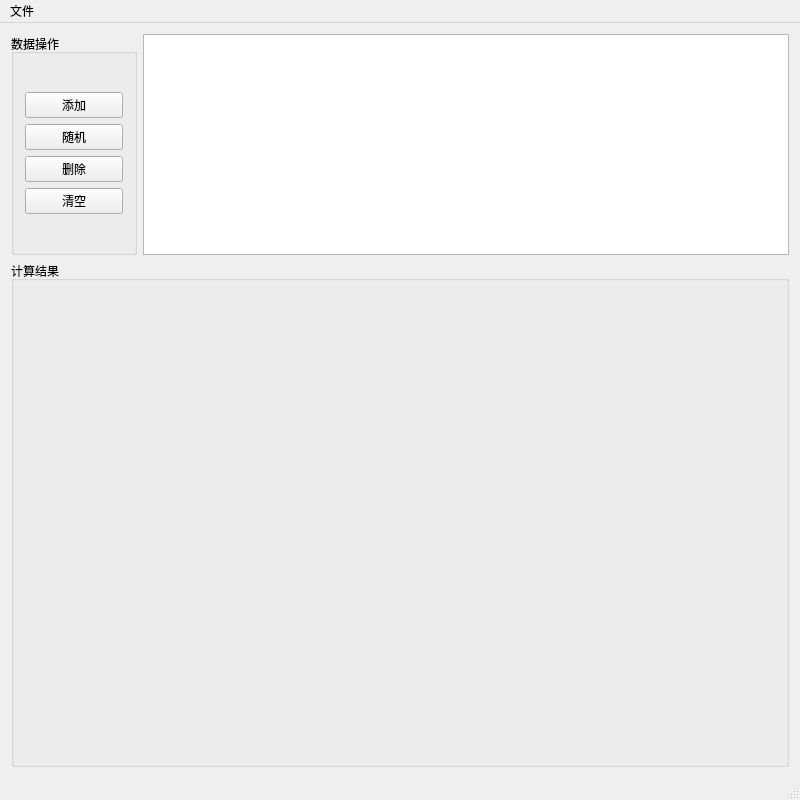
<?xml version="1.0" encoding="UTF-8"?>
<ui version="4.0">
 <class>MainWindow</class>
 <widget class="QMainWindow" name="MainWindow">
  <property name="geometry">
   <rect>
    <x>0</x>
    <y>0</y>
    <width>800</width>
    <height>800</height>
   </rect>
  </property>
  <property name="windowTitle">
   <string>校园光纤</string>
  </property>
  <widget class="QWidget" name="centralWidget">
   <layout class="QVBoxLayout" name="verticalLayout_2">
    <item>
     <layout class="QHBoxLayout" name="horizontalLayout" stretch="0,0">
      <property name="spacing">
       <number>6</number>
      </property>
      <property name="sizeConstraint">
       <enum>QLayout::SetDefaultConstraint</enum>
      </property>
      <item>
       <widget class="QGroupBox" name="groupBox">
        <property name="sizePolicy">
         <sizepolicy hsizetype="Expanding" vsizetype="Expanding">
          <horstretch>0</horstretch>
          <verstretch>0</verstretch>
         </sizepolicy>
        </property>
        <property name="minimumSize">
         <size>
          <width>126</width>
          <height>221</height>
         </size>
        </property>
        <property name="maximumSize">
         <size>
          <width>126</width>
          <height>221</height>
         </size>
        </property>
        <property name="title">
         <string>数据操作</string>
        </property>
        <layout class="QVBoxLayout" name="verticalLayout_4">
         <item>
          <layout class="QVBoxLayout" name="verticalLayout">
           <item>
            <widget class="QPushButton" name="pushButton_add">
             <property name="text">
              <string>添加</string>
             </property>
            </widget>
           </item>
           <item>
            <widget class="QPushButton" name="pushButton_random">
             <property name="text">
              <string>随机</string>
             </property>
            </widget>
           </item>
           <item>
            <widget class="QPushButton" name="pushButton_delete">
             <property name="text">
              <string>删除</string>
             </property>
            </widget>
           </item>
           <item>
            <widget class="QPushButton" name="pushButton_clear">
             <property name="text">
              <string>清空</string>
             </property>
            </widget>
           </item>
          </layout>
         </item>
        </layout>
       </widget>
      </item>
      <item>
       <widget class="QTableWidget" name="tableWidget_buildings">
        <property name="minimumSize">
         <size>
          <width>600</width>
          <height>221</height>
         </size>
        </property>
        <property name="maximumSize">
         <size>
          <width>16777215</width>
          <height>221</height>
         </size>
        </property>
        <property name="tabletTracking">
         <bool>false</bool>
        </property>
        <property name="autoFillBackground">
         <bool>false</bool>
        </property>
        <property name="verticalScrollBarPolicy">
         <enum>Qt::ScrollBarAsNeeded</enum>
        </property>
        <property name="horizontalScrollBarPolicy">
         <enum>Qt::ScrollBarAsNeeded</enum>
        </property>
        <property name="sizeAdjustPolicy">
         <enum>QAbstractScrollArea::AdjustToContents</enum>
        </property>
        <property name="autoScroll">
         <bool>true</bool>
        </property>
        <property name="autoScrollMargin">
         <number>16</number>
        </property>
        <property name="editTriggers">
         <set>QAbstractItemView::NoEditTriggers</set>
        </property>
        <property name="tabKeyNavigation">
         <bool>true</bool>
        </property>
        <property name="showDropIndicator" stdset="0">
         <bool>false</bool>
        </property>
        <property name="alternatingRowColors">
         <bool>true</bool>
        </property>
        <property name="selectionMode">
         <enum>QAbstractItemView::SingleSelection</enum>
        </property>
        <property name="selectionBehavior">
         <enum>QAbstractItemView::SelectRows</enum>
        </property>
        <property name="textElideMode">
         <enum>Qt::ElideRight</enum>
        </property>
        <property name="showGrid">
         <bool>true</bool>
        </property>
        <property name="gridStyle">
         <enum>Qt::SolidLine</enum>
        </property>
        <property name="wordWrap">
         <bool>true</bool>
        </property>
        <property name="cornerButtonEnabled">
         <bool>false</bool>
        </property>
        <property name="columnCount">
         <number>3</number>
        </property>
        <attribute name="horizontalHeaderVisible">
         <bool>false</bool>
        </attribute>
        <attribute name="horizontalHeaderCascadingSectionResizes">
         <bool>true</bool>
        </attribute>
        <attribute name="horizontalHeaderDefaultSectionSize">
         <number>190</number>
        </attribute>
        <attribute name="horizontalHeaderShowSortIndicator" stdset="0">
         <bool>false</bool>
        </attribute>
        <attribute name="horizontalHeaderStretchLastSection">
         <bool>true</bool>
        </attribute>
        <column/>
        <column/>
        <column/>
       </widget>
      </item>
     </layout>
    </item>
    <item>
     <widget class="QGroupBox" name="groupBox_2">
      <property name="minimumSize">
       <size>
        <width>0</width>
        <height>500</height>
       </size>
      </property>
      <property name="title">
       <string>计算结果</string>
      </property>
      <layout class="QVBoxLayout" name="verticalLayout_3">
       <item>
        <widget class="ResultWidget" name="widget_result" native="true">
         <property name="sizePolicy">
          <sizepolicy hsizetype="Expanding" vsizetype="Expanding">
           <horstretch>0</horstretch>
           <verstretch>0</verstretch>
          </sizepolicy>
         </property>
         <property name="toolTipDuration">
          <number>-1</number>
         </property>
        </widget>
       </item>
      </layout>
     </widget>
    </item>
   </layout>
  </widget>
  <widget class="QMenuBar" name="menuBar">
   <property name="geometry">
    <rect>
     <x>0</x>
     <y>0</y>
     <width>800</width>
     <height>24</height>
    </rect>
   </property>
   <widget class="QMenu" name="menu_file">
    <property name="title">
     <string>文件</string>
    </property>
    <addaction name="action_import"/>
    <addaction name="action_image"/>
    <addaction name="separator"/>
    <addaction name="action_exit"/>
   </widget>
   <addaction name="menu_file"/>
  </widget>
  <widget class="QStatusBar" name="statusBar"/>
  <action name="action_import">
   <property name="text">
    <string>从文件导入</string>
   </property>
  </action>
  <action name="action_exit">
   <property name="text">
    <string>退出</string>
   </property>
  </action>
  <action name="action_image">
   <property name="text">
    <string>从图片导入</string>
   </property>
  </action>
  <action name="action">
   <property name="text">
    <string>关于</string>
   </property>
  </action>
 </widget>
 <layoutdefault spacing="6" margin="11"/>
 <customwidgets>
  <customwidget>
   <class>ResultWidget</class>
   <extends>QWidget</extends>
   <header>resultwidget.h</header>
   <container>1</container>
  </customwidget>
 </customwidgets>
 <resources/>
 <connections/>
</ui>
